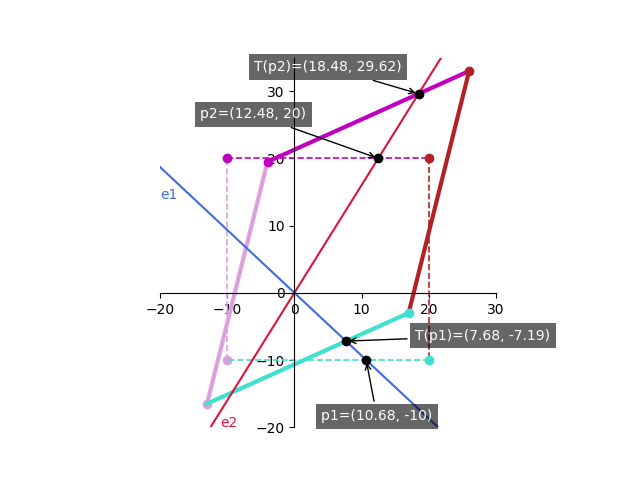

This chart was generated by the following Python code:

# Eigens visualisation init from :
# https://alyssaq.github.io/2015/understanding-eigenvectors-and-eigenvalues-visually/
import numpy as np
import matplotlib.pyplot as plt
# Plot points for a given matrix
def plot_points(matrix, ls='--', lw=1.2, colors=None):
  x_points, y_points = matrix
  size = len(x_points)
  colors = ['plum', 'm', 'firebrick', 'turquoise'] if not None else colors
  for i in range(size):
    plt.plot(x_points[i], y_points[i], color=colors[i], marker='o')
    plt.plot([x_points[i], x_points[(i+1) % size]], 
             [y_points[i], y_points[(i+1) % size]], 
             color=colors[i], linestyle=ls, linewidth=lw)
# Draw label for a given point with arrow    
def draw_point_label(prefix, point, location):
  plt.annotate('{0}={1}'.format(prefix, tuple(map(lambda x: round(x, 2), point))), 
  xy=point, xytext=location, textcoords='data', color='white', weight='normal',
  bbox=dict(fc='black', alpha=0.6, ec='none'), arrowprops=dict(arrowstyle='->'))
# intial rectangle points (4pts) 
# represented by 2x1d array xy(pts) by columns (-10,-10),(-10,20)...
xpts = np.array([-10, -10, 20, 20])
ypts = np.array([-10, 20, 20, -10])
matrix = np.array([xpts, ypts])    
# Transfo matrix used for projection
A = np.matrix([[1, 0.3], [0.45, 1.2]])
# Projection => transfo (scalar product)
transformed_matrix = A * matrix
# Set axis
plt.axis('off') # remove default
ax = plt.axes() # define new axis
ax.spines['left'].set_position('zero')
ax.spines['right'].set_color('none')
ax.spines['bottom'].set_position('zero')
ax.spines['top'].set_color('none')
ax.xaxis.set_ticks_position('bottom')
ax.yaxis.set_ticks_position('left')
ax.set_aspect('equal')
# Plot initial rectangle points from matrix
plot_points(matrix)
# Plot projected rectangle points from transformation matrix
plot_points(transformed_matrix.A, '-', lw=3.0)
# Svd
evals, evecs = np.linalg.eig(A)
# Calculate 2 line's points for each eigen vectors
x_v1, y_v1 = evecs[:,0].getA1()
x_v2, y_v2 = evecs[:,1].getA1()
# Calculate gradient(slope)
m1 = y_v1/x_v1  # from 1st eigenvector
m2 = y_v2/x_v2  # from 2nd eigenvector
# Determine points from vectors
px1 = -10 # arbitrary value could be whatever
p1 = [px1/m1, px1] # 1st point for y = px1
print("p1:[",round(p1[0],2),",",round(p1[1],2),"]")
px2 = 20 # arbitrary value could be whatever
p2 = [px2/m2, px2] # 2nd point for y = px2
print("p2:[",round(p2[0],2),",",round(p2[1],2),"]")
# Project points : multiply point vector by matrix transfo A
trans_p1 = A*np.matrix(p1).T
print("Tp1:[",round(trans_p1[0,0],2),",",round(trans_p1[1,0],2),"]")
trans_p2 = A*np.matrix(p2).T
print("Tp2:[",round(trans_p2[0,0],2),",",round(trans_p2[1,0],2),"]")
# Plot eigenvectors(lines) with labels
escale = 50 # value to cover minimax(x) * minimax(y) 
e1color = 'royalblue'
e2color = 'crimson'
tcoords = 'data'
aweitgh = 'normal'
plt.plot([x_v1*-escale, x_v1*escale], [y_v1*-escale, y_v1*escale], color=e1color)
plt.plot([x_v2*-escale, x_v2*escale], [y_v2*-escale, y_v2*escale], color=e2color)
# Draw e1,e2 labels
plt.annotate('e1', xy=(-20, 14),textcoords=tcoords, weight=aweitgh, color=e1color)
plt.annotate('e2', xy=(-11, -20),textcoords=tcoords, weight=aweitgh, color=e2color)
# Plot the points where the eigenvector line and original points intersect
plotType = 'ko'
plt.plot(p1[0], p1[1], plotType)
plt.plot(p2[0], p2[1], plotType)
# Plot the transformed points that lie on the eigenvector line
plt.plot(trans_p1[0,0], trans_p1[1,0], plotType)
plt.plot(trans_p2[0,0], trans_p2[1,0], plotType)
# Plot the point labels
pointLabels = ['p1', 'T(p1)', 'p2', 'T(p2)']
draw_point_label(pointLabels[0], p1, (4, -19))
draw_point_label(pointLabels[1], trans_p1.A1, (18, -7))
draw_point_label(pointLabels[2], p2, (-14, 26))
draw_point_label(pointLabels[3], trans_p2.A1, (-6, 33))
# Limit the plot
plt.xlim([-20, 30])
plt.ylim([-20, 35])
# Save figure
plt.savefig('draweigens.png')